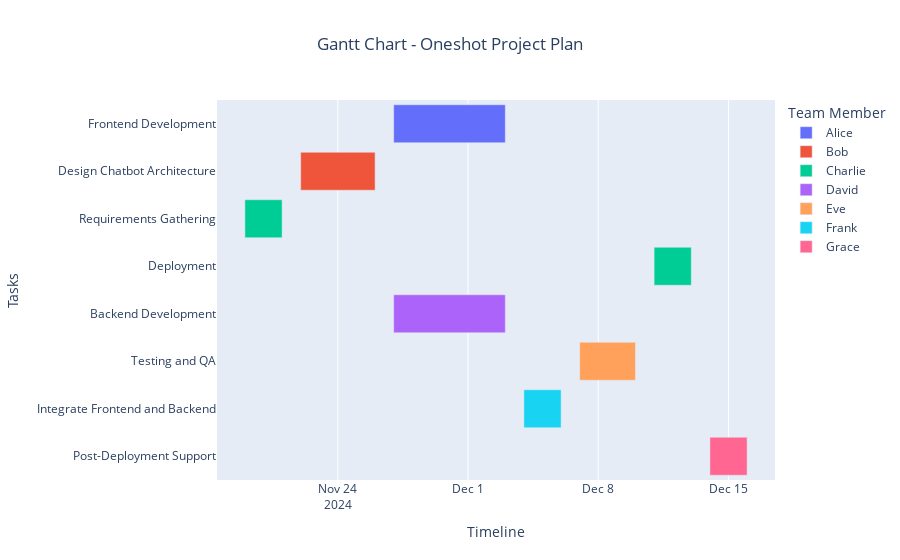

The cell this chart's notebook holds for it:
### Code cell
## Tasks schedule
task_schedules = simple_final_state['schedule'].schedule

t = []
# Iterate over the task_schedules and append each task's data to the DataFrame
for task_schedule in task_schedules:
    t.append([
        task_schedule.task.task_name,
        task_schedule.start_day,
        task_schedule.end_day
    ])

df_schedule = pd.DataFrame(t,columns=['task_name', 'start', 'end'])

## Tasks allocation
task_allocations = simple_final_state['task_allocations'].task_allocations

t = []
# Iterate over the task_schedules and append each task's data to the DataFrame
for task_allocation in task_allocations:
    t.append([
        task_allocation.task.task_name,
        task_allocation.team_member.name
    ])

df_allocation = pd.DataFrame(t,columns=['task_name', 'team_member'])

df = df_allocation.merge(df_schedule, on='task_name')

import plotly.express as px

from datetime import datetime, timedelta
# Get the current date
current_date = datetime.today()

# Convert start and end offsets to actual dates
df['start'] = df['start'].apply(lambda x: current_date + timedelta(days=x))
df['end'] = df['end'].apply(lambda x: current_date + timedelta(days=x))

df.rename(columns={'team_member': 'Team Member'}, inplace=True)
df.sort_values(by='Team Member', inplace=True)
# Create a Gantt chart
fig = px.timeline(df, x_start="start", x_end="end", y="task_name", color="Team Member", title=f"Gantt Chart - Oneshot Project Plan")

# Update layout for better visualization
fig.update_layout(
    xaxis_title="Timeline",
    yaxis_title="Tasks",
    yaxis=dict(autorange="reversed"),  # Reverse the y-axis to have tasks in the vertical side
    title_x=0.5
)

# Show the plot
fig.show()

### Figure 1 — Plotly figure (JSON) as saved in the notebook; plotly's stock layout.template omitted (floating-point values rounded to 4 significant figures)
{"data": [{"alignmentgroup": "True", "base": ["2024-11-27T00:04:52.792699"], "hovertemplate": "Team Member=Alice<br>start=%{base}<br>end=%{x}<br>task_name=%{y}<extra></extra>", "legendgroup": "Alice", "marker": {"color": "#636efa", "pattern": {"shape": ""}}, "name": "Alice", "offsetgroup": "Alice", "orientation": "h", "showlegend": true, "textposition": "auto", "type": "bar", "x": [518400000], "xaxis": "x", "y": ["Frontend Development"], "yaxis": "y"}, {"alignmentgroup": "True", "base": ["2024-11-22T00:04:52.792699"], "hovertemplate": "Team Member=Bob<br>start=%{base}<br>end=%{x}<br>task_name=%{y}<extra></extra>", "legendgroup": "Bob", "marker": {"color": "#EF553B", "pattern": {"shape": ""}}, "name": "Bob", "offsetgroup": "Bob", "orientation": "h", "showlegend": true, "textposition": "auto", "type": "bar", "x": [345600000], "xaxis": "x", "y": ["Design Chatbot Architecture"], "yaxis": "y"}, {"alignmentgroup": "True", "base": ["2024-11-19T00:04:52.792699", "2024-12-11T00:04:52.792699"], "hovertemplate": "Team Member=Charlie<br>start=%{base}<br>end=%{x}<br>task_name=%{y}<extra></extra>", "legendgroup": "Charlie", "marker": {"color": "#00cc96", "pattern": {"shape": ""}}, "name": "Charlie", "offsetgroup": "Charlie", "orientation": "h", "showlegend": true, "textposition": "auto", "type": "bar", "x": [172800000, 172800000], "xaxis": "x", "y": ["Requirements Gathering", "Deployment"], "yaxis": "y"}, {"alignmentgroup": "True", "base": ["2024-11-27T00:04:52.792699"], "hovertemplate": "Team Member=David<br>start=%{base}<br>end=%{x}<br>task_name=%{y}<extra></extra>", "legendgroup": "David", "marker": {"color": "#ab63fa", "pattern": {"shape": ""}}, "name": "David", "offsetgroup": "David", "orientation": "h", "showlegend": true, "textposition": "auto", "type": "bar", "x": [518400000], "xaxis": "x", "y": ["Backend Development"], "yaxis": "y"}, {"alignmentgroup": "True", "base": ["2024-12-07T00:04:52.792699"], "hovertemplate": "Team Member=Eve<br>start=%{base}<br>end=%{x}<br>task_name=%{y}<extra></extra>", "legendgroup": "Eve", "marker": {"color": "#FFA15A", "pattern": {"shape": ""}}, "name": "Eve", "offsetgroup": "Eve", "orientation": "h", "showlegend": true, "textposition": "auto", "type": "bar", "x": [259200000], "xaxis": "x", "y": ["Testing and QA"], "yaxis": "y"}, {"alignmentgroup": "True", "base": ["2024-12-04T00:04:52.792699"], "hovertemplate": "Team Member=Frank<br>start=%{base}<br>end=%{x}<br>task_name=%{y}<extra></extra>", "legendgroup": "Frank", "marker": {"color": "#19d3f3", "pattern": {"shape": ""}}, "name": "Frank", "offsetgroup": "Frank", "orientation": "h", "showlegend": true, "textposition": "auto", "type": "bar", "x": [172800000], "xaxis": "x", "y": ["Integrate Frontend and Backend"], "yaxis": "y"}, {"alignmentgroup": "True", "base": ["2024-12-14T00:04:52.792699"], "hovertemplate": "Team Member=Grace<br>start=%{base}<br>end=%{x}<br>task_name=%{y}<extra></extra>", "legendgroup": "Grace", "marker": {"color": "#FF6692", "pattern": {"shape": ""}}, "name": "Grace", "offsetgroup": "Grace", "orientation": "h", "showlegend": true, "textposition": "auto", "type": "bar", "x": [172800000], "xaxis": "x", "y": ["Post-Deployment Support"], "yaxis": "y"}], "layout": {"barmode": "overlay", "legend": {"title": {"text": "Team Member"}, "tracegroupgap": 0}, "title": {"text": "Gantt Chart - Oneshot Project Plan", "x": 0.5}, "xaxis": {"anchor": "y", "domain": [0, 1], "title": {"text": "Timeline"}, "type": "date"}, "yaxis": {"anchor": "x", "autorange": "reversed", "domain": [0, 1], "title": {"text": "Tasks"}}}}
